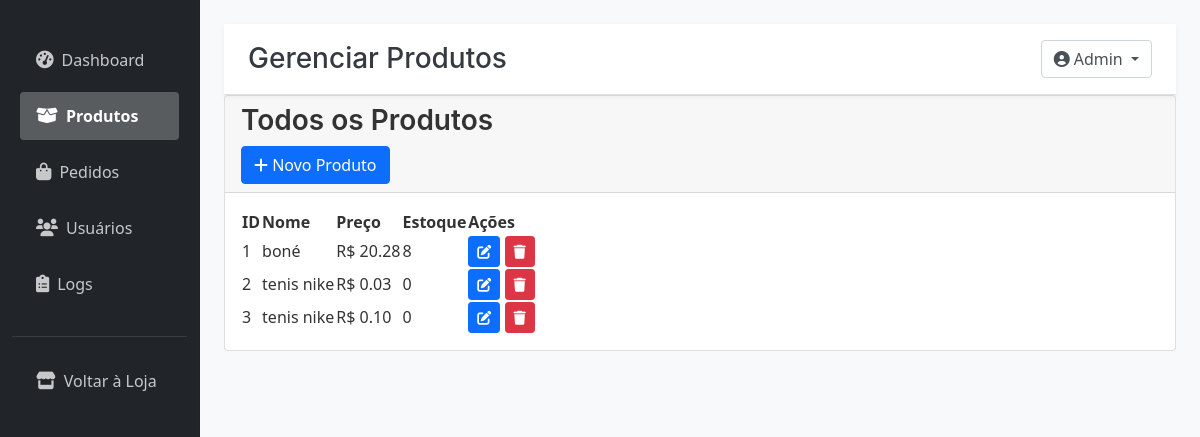
/admin/produtos (signed in), run on an earlier commit of the app's database.
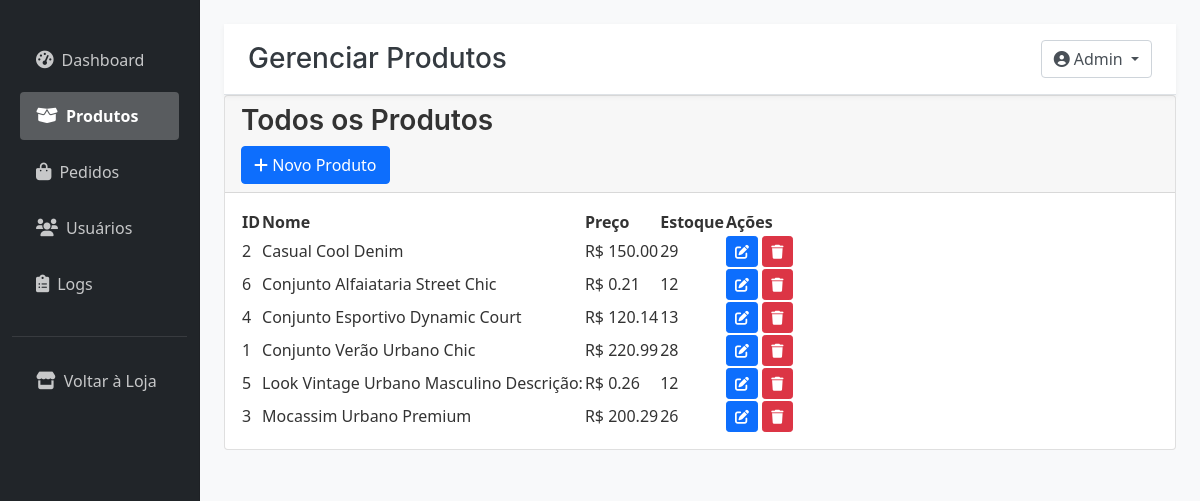
And on a later commit of the database.
### tables this page shows
CREATE TABLE produtos (
            id INTEGER PRIMARY KEY AUTOINCREMENT,
            nome TEXT NOT NULL,
            preco REAL NOT NULL,
            estoque INTEGER NOT NULL,
            descricao TEXT,
            imagem TEXT
        );

### app.py (the view)
@app.route('/admin/produtos')
@admin_required
def admin_produtos():
    conn = conectar_db()
    cursor = conn.cursor()
    cursor.execute('SELECT * FROM produtos ORDER BY nome')
    produtos = cursor.fetchall()
    conn.close()
    return render_template('admin/produtos.html', produtos=produtos)

### app.py (called while the page is built)
def conectar_db():
    conn = sqlite3.connect(DB_NAME)
    conn.row_factory = sqlite3.Row # Allows accessing columns by name
    return conn

def contar_itens_carrinho_db(usuario_id):
    conn = conectar_db()
    cursor = conn.cursor()
    cursor.execute('''
    SELECT COALESCE(SUM(quantidade), 0)
    FROM carrinho
    WHERE usuario_id = ?
    ''', (usuario_id,))
    total_itens = cursor.fetchone()[0]
    conn.close()
    return total_itens

@app.context_processor
def inject_carrinho():
    total_itens = 0
    if 'usuario_id' in session:
        try:
            total_itens = contar_itens_carrinho_db(session['usuario_id'])
        except Exception as e:
            print(f"Erro no context processor ao contar itens do carrinho (DB): {e}")
            total_itens = 0
    return {'total_itens': total_itens}

def admin_required(f):
    @wraps(f)
    def decorated_function(*args, **kwargs):
        if 'usuario_id' not in session or not session.get('is_admin', False):
            flash('Acesso restrito a administradores', 'danger')
            return redirect(url_for('login'))
        return f(*args, **kwargs)
    return decorated_function

### templates/admin/produtos.html (shortened to what this page needs)
{% extends "admin/base.html" %}
{% block page_title %}Gerenciar Produtos{% endblock %}
{% block content %}
<div class="card">
    <div class="card-header">
        <h3 class="card-title">Todos os Produtos</h3>
        <a href="{{ url_for('novo_produto') }}" class="btn btn-primary">
            <i class="fas fa-plus"></i> Novo Produto
        </a>
    </div>
    <div class="card-body">
        <table class="admin-table">
            <thead>
                <tr>
                    <th>ID</th>
                    <th>Nome</th>
                    <th>Preço</th>
                    <th>Estoque</th>
                    <th>Ações</th>
                </tr>
            </thead>
            <tbody>
                {% for produto in produtos %}
                <tr>
                    <td>{{ produto[0] }}</td>
                    <td>{{ produto[1] }}</td>
                    <td>R$ {{ "%.2f"|format(produto[2]) }}</td>
                    <td>{{ produto[3] }}</td>
                    <td>
                        <a href="{{ url_for('editar_produto', id=produto[0]) }}" class="btn btn-sm btn-primary">
                            <i class="fas fa-edit"></i>
                        </a>
                        <form action="{{ url_for('excluir_produto', id=produto[0]) }}" method="POST" style="display: inline;">
                            <button type="submit" class="btn btn-sm btn-danger" onclick="return confirm('Tem certeza que deseja excluir este produto?')">
                                <i class="fas fa-trash"></i>
                            </button>
                        </form>
                    </td>
                </tr>
                {% endfor %}
            </tbody>
        </table>
    </div>
</div>
{% endblock %}

### templates/admin/base.html (shortened to what this page needs)
<!DOCTYPE html>
<html lang="pt-BR">
<head>
    <link href="https://cdn.jsdelivr.net/npm/bootstrap@5.1.3/dist/css/bootstrap.min.css" rel="stylesheet">
    <link rel="stylesheet" href="https://cdnjs.cloudflare.com/ajax/libs/font-awesome/6.0.0/css/all.min.css">
    <link rel="stylesheet" href="{{ url_for('static', filename='admin.css') }}"> </head>
<body>
    <div class="container-fluid">
        <div class="row">
            <div class="col-md-3 col-lg-2 d-md-block sidebar collapse bg-dark" id="sidebarMenu">
                <div class="position-sticky pt-3">
                    <ul class="nav flex-column">
                        <li class="nav-item">
                            <a class="nav-link {% if request.endpoint == 'admin_dashboard' %}active{% endif %}"
                               href="{{ url_for('admin_dashboard') }}">
                                <i class="fas fa-tachometer-alt me-2"></i>Dashboard
                            </a>
                        </li>
                        <li class="nav-item">
                            <a class="nav-link {% if request.endpoint == 'admin_produtos' %}active{% endif %}"
                               href="{{ url_for('admin_produtos') }}">
                                <i class="fas fa-box-open me-2"></i>Produtos
                            </a>
                        </li>
                        <li class="nav-item">
                            <a class="nav-link {% if request.endpoint == 'admin_pedidos' %}active{% endif %}"
                               href="{{ url_for('admin_pedidos') }}">
                                <i class="fas fa-shopping-bag me-2"></i>Pedidos
                            </a>
                        </li>
                        <li class="nav-item">
                            <a class="nav-link {% if request.endpoint == 'admin_usuarios' %}active{% endif %}"
                               href="{{ url_for('admin_usuarios') }}">
                                <i class="fas fa-users me-2"></i>Usuários
                            </a>
                        </li>
                        <li class="nav-item">
                            <a class="nav-link {% if request.endpoint == 'admin_logs' %}active{% endif %}"
                               href="{{ url_for('admin_logs') }}">
                                <i class="fas fa-clipboard-list me-2"></i>Logs
                            </a>
                        </li>
                        <li class="nav-item mt-3">
                            <a class="nav-link" href="{{ url_for('login') }}">
                                <i class="fas fa-store me-2"></i>Voltar à Loja
                            </a>
                        </li>
                    </ul>
                </div>
            </div>
            <main class="col-md-9 ms-sm-auto col-lg-10 px-md-4 py-4">
                <div class="d-flex justify-content-between flex-wrap flex-md-nowrap align-items-center pt-3 pb-2 mb-3 border-bottom">
                    <h1 class="h2">{% block page_title %}Dashboard{% endblock %}</h1>
                    <div class="btn-toolbar mb-2 mb-md-0">
                        <div class="dropdown">
                            <button class="btn btn-outline-secondary dropdown-toggle" type="button" id="dropdownMenuButton" data-bs-toggle="dropdown">
                                <i class="fas fa-user-circle me-1"></i>{{ session.get('usuario_nome', 'Admin') }}
                            </button>
                        </div>
                    </div>
                </div>
                {% block content %}{% endblock %}
            </main>
        </div>
    </div>
</body>
</html>

### templates/admin/admin.css (style rules this page uses)
:root { --admin-sidebar-bg: #2c3e50; --admin-text-color: #ecf0f1; --admin-active-bg: #34495e; --admin-hover-bg: #3a536b; --admin-card-shadow: rgba(0, 0, 0, 0.1); }
body { background-color: #f8f9fa; color: #333; }
.sidebar { background: #343a40; padding-top: 1rem; border-right: 1px solid rgba(0, 0, 0, 0.1); position: fixed; top: 0; bottom: 0; left: 0; z-index: 1000; overflow-y: auto; display: flex; flex-direction: column; }
.sidebar .position-sticky { height: calc(100vh - 1rem); display: flex; flex-direction: column; }
.sidebar .nav-link { color: rgba(255, 255, 255, 0.75); padding: 0.75rem 1rem; display: flex; align-items: center; transition: all 0.2s ease-in-out; border-radius: 0.25rem; margin: 0.25rem 0.5rem; }
.sidebar .nav-link i { font-size: 1.1rem; }
.sidebar .nav-link.active { color: white; background: rgba(255, 255, 255, 0.25); font-weight: 600; }
.sidebar .nav-item.mt-3 { margin-top: 1.5rem !important; border-top: 1px solid rgba(255, 255, 255, 0.1); padding-top: 1rem; }
main { margin-left: 25%; background-color: #f8f9fa; }
@media (min-width: 768px) { main { margin-left: 16.666667%; } }
.d-flex.justify-content-between.flex-wrap.flex-md-nowrap.align-items-center.pt-3.pb-2.mb-3.border-bottom { background-color: white; padding: 1rem 1.5rem !important; margin-bottom: 0 !important; border-bottom: 1px solid #dee2e6; box-shadow: 0 2px 5px rgba(0, 0, 0, 0.05); position: sticky; top: 0; z-index: 999; }
.d-flex.justify-content-between.flex-wrap.flex-md-nowrap.align-items-center.pt-3.pb-2.mb-3.border-bottom h1 { font-size: 1.75rem; color: #343a40; margin-bottom: 0; }
.dropdown-toggle { background-color: white; color: #495057; border-color: #ced4da; transition: all 0.2s ease-in-out; }
h1, h2, h3, h4, h5, h6 { font-family: 'Inter', sans-serif; font-weight: 600; }

What changed in the data, as far as the page shows it:
changed produtos id 2: nome "tenis nike" → "Casual Cool Denim"; preco "0.03" → "150.00"; estoque "0" → "29"; moves up the list
added produtos: id "6", nome "Conjunto Alfaiataria Street Chic", preco "0.21", estoque "12"
added produtos: id "4", nome "Conjunto Esportivo Dynamic Court", preco "120.14", estoque "13"
changed produtos id 1: nome "boné" → "Conjunto Verão Urbano Chic"; preco "20.28" → "220.99"; estoque "8" → "28"
added produtos: id "5", nome "Look Vintage Urbano Masculino Descrição:", preco "0.26", estoque "12"
changed produtos id 3: nome "tenis nike" → "Mocassim Urbano Premium"; preco "0.10" → "200.29"; estoque "0" → "26"
